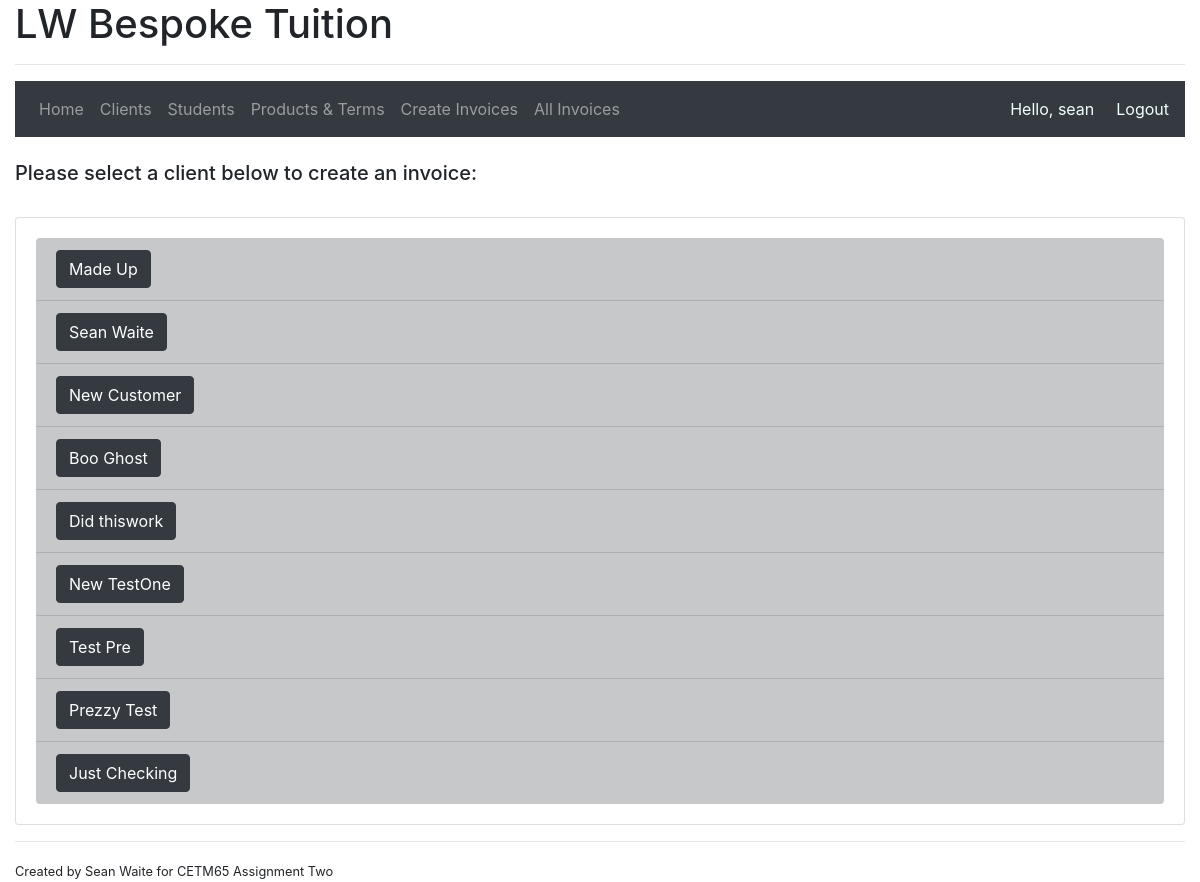
The page /createinvoices/ (signed in) on the database its author committed.
### accounts/models.py (models this page shows, shortened)
class Client(models.Model):
    user = models.OneToOneField(User, null=True, on_delete=models.SET_NULL)
    forename = models.CharField(max_length=100, validators=[letters_only])
    surname = models.CharField(max_length=100, validators=[letters_only])
    date_inserted = models.DateTimeField(default=now)
    active = models.BooleanField(default=True)
    contract_signed = models.BooleanField(default=False)

### accounts/decorators.py (the view)
        def wrapper_func(request, *args, **kwargs):
            denied = False
            for roles in allowed_roles:
                if request.user.groups.filter(name = roles).exists():
                    return view_func(request, *args, **kwargs)
                else:
                    denied = True
            if denied == True:
                return redirect('accounts:home')

### accounts/views.py (called while the page is built)
@login_required(login_url='accounts:login')
@allowedUsers(allowed_roles=['admin'])
def accounts(request):
    clients = Client.objects.all()
    context = {'clients': clients}
    return render(request, 'accounts/accounts.html', context)

### accounts/templates/accounts/accounts.html (shortened to what this page needs)
{% extends "accounts/main.html" %}
{% block main %}
<br>
<h5>Please select a client below to create an invoice:</h5>
<br>
<div class="card card-body">
    <ul class="list-group list-group-flush">
        {% for names in clients %}
            <li class="list-group-item list-group-item-dark">
                <a class="btn btn-dark" href="{% url 'accounts:accountsdetailed' names.pk %}">
                {{ names.forename }} {{names.surname}}</a>
            </li>
        {% endfor %}
    </ul>
</div>
{% endblock %}

### accounts/templates/accounts/main.html (shortened to what this page needs)
{% load static %}
<!DOCTYPE html>
<html lang="en">
<head>
    <link rel="stylesheet" href="https://stackpath.bootstrapcdn.com/bootstrap/4.4.1/css/bootstrap.min.css">
</head>
<body>
    <div class="container-fluid">
    <h1>LW Bespoke Tuition</h1>
    <hr>
    {% if request.user.is_authenticated %}
    <nav class="navbar navbar-expand-lg navbar-dark bg-dark">
        <div class="collapse navbar-collapse" id="navbarNav">
          <ul class="navbar-nav">
            {% if request.user.is_staff %}
                <li class="nav-item">
                    <a class="nav-link" href="{% url 'accounts:home' %}">Home <span class="sr-only">(current)</span></a>
                </li>
                <li class="nav-item">
                    <a class="nav-link" href="{% url 'accounts:allclients' %}">Clients</a>
                </li>
                <li class="nav-item">
                    <a class="nav-link" href="{% url 'accounts:allstudents' %}">Students</a>
                </li>
                <li class="nav-item">
                    <a class="nav-link" href="{% url 'accounts:refdata' %}">Products & Terms</a>
                </li>
                <li class="nav-item">
                    <a class="nav-link" href="{% url 'accounts:accounts' %}">Create Invoices</a>
                </li>
                <li class="nav-item">
                    <a class="nav-link" href="{% url 'accounts:invoices' %}">All Invoices</a>
                </li>
            {% endif %}
          </ul>
        </div>
        <span name="username" style="color:azure; margin-right: 22px;">Hello, {{ request.user }}</span>
        <span name="logout"><a style="color:azure;" href="{% url 'accounts:logout' %}">Logout</a></span>
    </nav>
    {% endif %}
        {% block main %}
        {% endblock %}
    <hr>
    <small>Created by Sean Waite for CETM65 Assignment Two</small>
    </div>
</body>
</html>

### rows shown on the page
Client: forename "Made", surname "Up"
Client: forename "Sean", surname "Waite"
Client: forename "New", surname "Customer"
Client: forename "Boo", surname "Ghost"
Client: forename "Did", surname "thiswork"
Client: forename "New", surname "TestOne"
Client: forename "Test", surname "Pre"
Client: forename "Prezzy", surname "Test"
Client: forename "Just", surname "Checking"

### other values the page prints
{{ request.user }} "sean"
